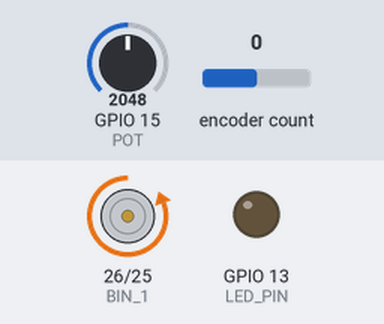
This sketch was run on a simulated ESP32. Shown: motor-driver pin pairs drawn as motors (green arrow = first pin HIGH = forward, orange = second pin HIGH = backward, longer = more drive), output pins drawn as LEDs (lit = HIGH). Inputs (shaded band) come from the test bench; at power-on: GPIO 15 (POT) = 2048, encoder count 0. What the sketch prints to the serial monitor is not drawn.

Above: at 1.2 s.
1.3 s: GPIO 15 (POT) set to 215
At 2.1 s:
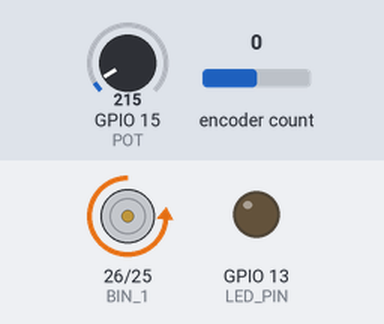
2.8 s: encoder count set to 4
At 3.2 s:
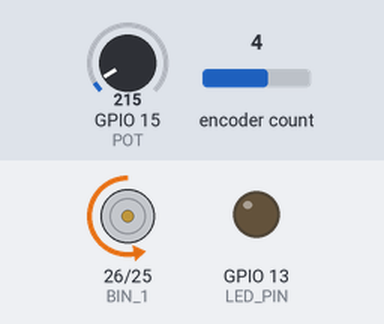
4.3 s: encoder count set to 8
At 5.5 s:
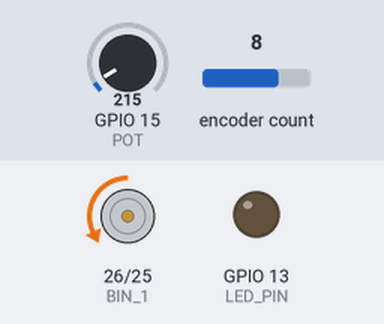
5.8 s: GPIO 15 (POT) set to 0
At 6.7 s:
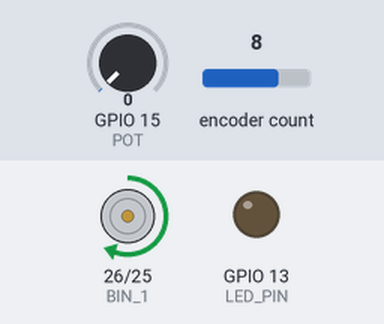
7.3 s: encoder count set to 12
At 7.9 s:
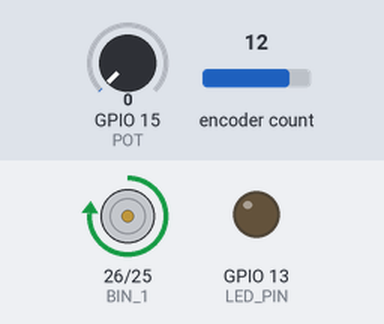
Timing chart, 0 to 22.8 s (numbered marks = the images above; inputs shaded):
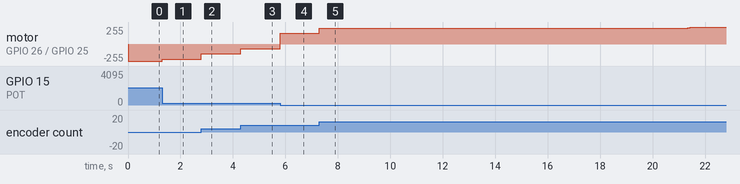

The sketch:

Position_Control.ino
```cpp
#include <ESP32Encoder.h>
#define BIN_1 26
#define BIN_2 25
#define LED_PIN 13
#define POT 15      // CHANGE POTENTIOMETER PIN HERE TO MATCH CIRCUIT IF NEEDED

ESP32Encoder encoder;

int theta = 0;
int thetaDes = 0;
int thetaMax = 455;     // 75.8 * 6 counts per revolution
int D = 0;
int potReading = 0;

int Kp = 10;   // TUNE THESE VALUES TO CHANGE CONTROLLER PERFORMANCE
int Ki = 3;
int KiMax = 0;
int SumError = 0;

//Setup interrupt variables ----------------------------
volatile int count = 0; // encoder count
volatile bool interruptCounter = false;    // check timer interrupt 1
volatile bool deltaT = false;     // check timer interrupt 2
int totalInterrupts = 0;   // counts the number of triggering of the alarm
hw_timer_t * timer0 = NULL;
hw_timer_t * timer1 = NULL;
portMUX_TYPE timerMux0 = portMUX_INITIALIZER_UNLOCKED;
portMUX_TYPE timerMux1 = portMUX_INITIALIZER_UNLOCKED;

// setting PWM properties ----------------------------
const int freq = 5000;
const int ledChannel_1 = 1;
const int ledChannel_2 = 2;
const int resolution = 8;
const int MAX_PWM_VOLTAGE = 255;
const int NOM_PWM_VOLTAGE = 150;

//Initialization ------------------------------------
void IRAM_ATTR onTime0() {
  portENTER_CRITICAL_ISR(&timerMux0);
  interruptCounter = true; // the function to be called when timer interrupt is triggered
  portEXIT_CRITICAL_ISR(&timerMux0);
}

void IRAM_ATTR onTime1() {
  portENTER_CRITICAL_ISR(&timerMux1);
  count = encoder.getCount( );
  encoder.clearCount ( );
  deltaT = true; // the function to be called when timer interrupt is triggered
  portEXIT_CRITICAL_ISR(&timerMux1);
}


void setup() {
  // put your setup code here, to run once:
  pinMode(POT, INPUT);
  pinMode(LED_PIN, OUTPUT);
  digitalWrite(LED_PIN, LOW); // sets the initial state of LED as turned-off

  Serial.begin(115200);
  ESP32Encoder::useInternalWeakPullResistors = UP; // Enable the weak pull up resistors
  encoder.attachHalfQuad(33, 27); // Attache pins for use as encoder pins
  encoder.setCount(0);  // set starting count value after attaching

  // configure LED PWM functionalitites
  ledcSetup(ledChannel_1, freq, resolution);
  ledcSetup(ledChannel_2, freq, resolution);

  // attach the channel to the GPIO to be controlled
  ledcAttachPin(BIN_1, ledChannel_1);
  ledcAttachPin(BIN_2, ledChannel_2);

  // initilize timer
  timer0 = timerBegin(0, 80, true);  // timer 0, MWDT clock period = 12.5 ns * TIMGn_Tx_WDT_CLK_PRESCALE -> 12.5 ns * 80 -> 1000 ns = 1 us, countUp
  timerAttachInterrupt(timer0, &onTime0, true); // edge (not level) triggered
  timerAlarmWrite(timer0, 5000000, true); // 5000000 * 1 us = 5 s, autoreload true

  timer1 = timerBegin(1, 80, true);  // timer 1, MWDT clock period = 12.5 ns * TIMGn_Tx_WDT_CLK_PRESCALE -> 12.5 ns * 80 -> 1000 ns = 1 us, countUp
  timerAttachInterrupt(timer1, &onTime1, true); // edge (not level) triggered
  timerAlarmWrite(timer1, 10000, true); // 10000 * 1 us = 10 ms, autoreload true

  // at least enable the timer alarms
  timerAlarmEnable(timer0); // enable
  timerAlarmEnable(timer1); // enable
}

void loop() {

  if (deltaT) {
      portENTER_CRITICAL(&timerMux1);
      deltaT = false;
      portEXIT_CRITICAL(&timerMux1);

      theta += count;
      potReading = analogRead(POT);
      thetaDes = map(potReading, 0, 4095, 0, thetaMax);

      //A6 CONTROL SECTION
      //CHANGE THIS SECTION FOR P AND PI CONTROL

      //D = Kp*(thetaDes - theta); //Proportional Control Loop Code

      SumError = ((thetaDes - theta) + SumError);
      if (SumError < 10) {
          D = (Kp*(thetaDes - theta) + Ki*SumError/100);
      }
       else {
          D = (Kp*(thetaDes - theta) + Ki*10/100);
      }

      //END A6 CONTROL SECTION

      //Ensure that you don't go past the maximum possible command
      if (D > MAX_PWM_VOLTAGE) {
          D = MAX_PWM_VOLTAGE;
      }
      else if (D < -MAX_PWM_VOLTAGE) {
          D = -MAX_PWM_VOLTAGE;
      }

      //Map the D value to motor directionality
      //FLIP ENCODER PINS SO SPEED AND D HAVE SAME SIGN
      if (D > 0) {
          ledcWrite(ledChannel_1, LOW);
          ledcWrite(ledChannel_2, D);
      }
      else if (D < 0) {
          ledcWrite(ledChannel_1, -D);
          ledcWrite(ledChannel_2, LOW);
      }
      else {
          ledcWrite(ledChannel_1, LOW);
          ledcWrite(ledChannel_2, LOW);
      }

      plotControlData();
  }

}


//Other functions

void plotControlData() {
  Serial.println("Position, Desired_Position, PWM_Duty");
  Serial.print(theta);
  Serial.print(" ");
  Serial.print(thetaDes);
  Serial.print(" ");
  Serial.println(D);
}
```

Measured:
- after the input at 1.3 s, motor on GPIO 26 (BIN_1) / GPIO 25 (BIN_2): backward 255/255 → backward 229/255 at once
- after the input at 2.8 s, motor on GPIO 26 (BIN_1) / GPIO 25 (BIN_2): backward 229/255 → backward 149/255 at once
- after the input at 4.3 s, motor on GPIO 26 (BIN_1) / GPIO 25 (BIN_2): backward 149/255 → backward 70/255 at once
- after the input at 5.8 s, motor on GPIO 26 (BIN_1) / GPIO 25 (BIN_2): backward 70/255 → forward 159/255 at once
- after the input at 7.3 s, motor on GPIO 26 (BIN_1) / GPIO 25 (BIN_2): moves from forward 159/255 to forward 255/255 over 14.2 s, starting at once
